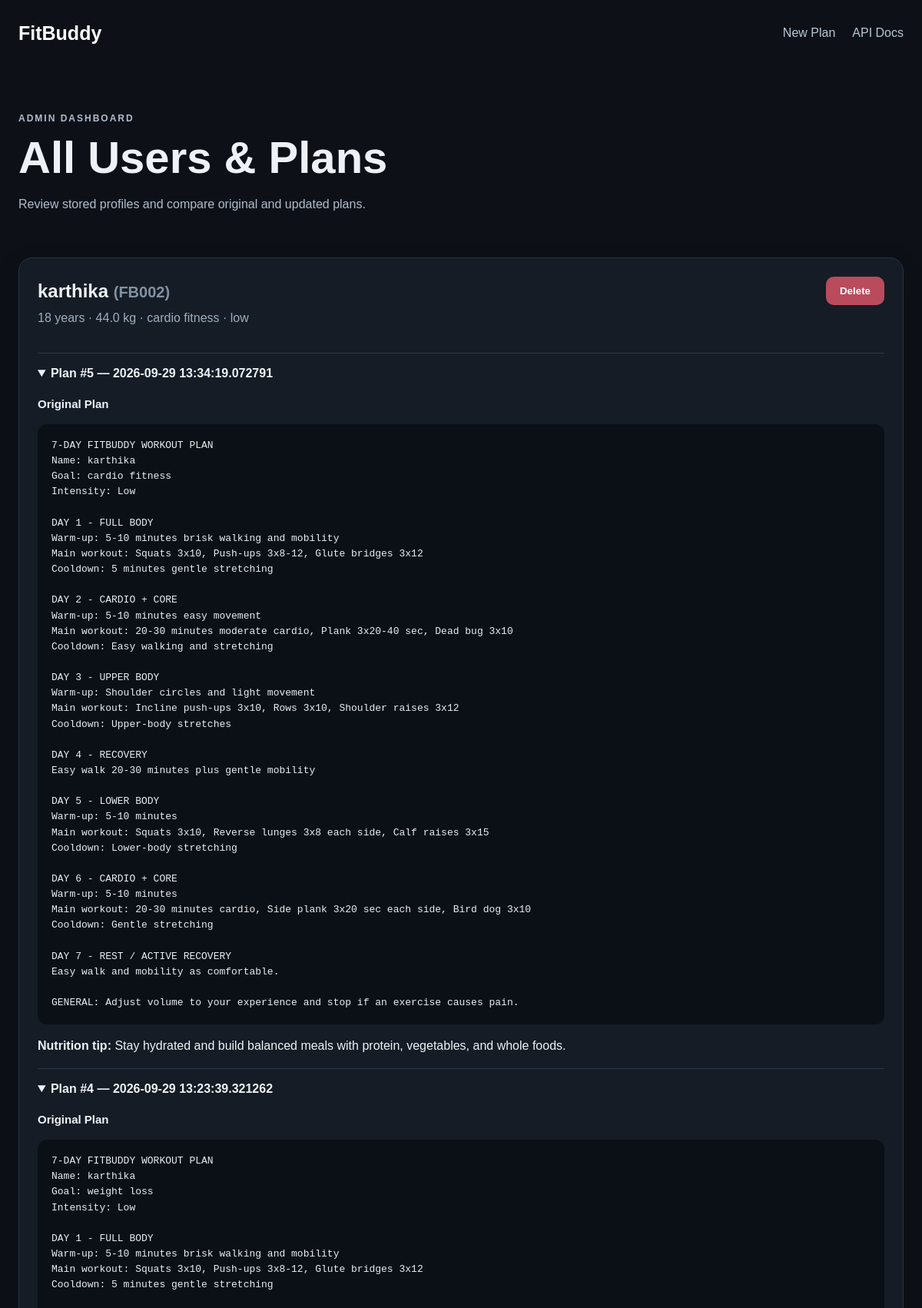
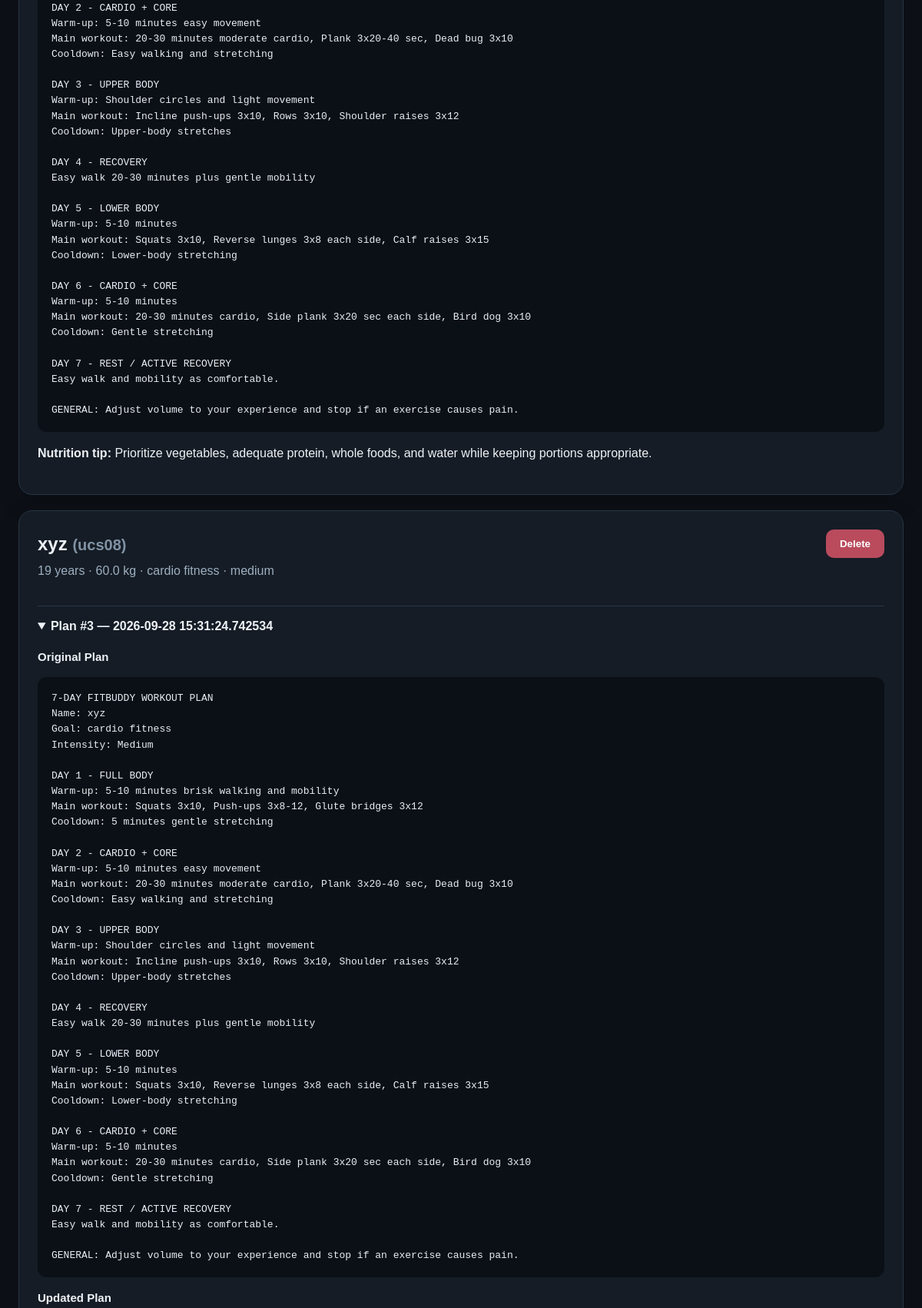
Screenshot of /view-all-users (upper part) with the database file from the repository (2 pictures, top to bottom).
### app/models.py (models this page shows)
class User(Base):
    __tablename__ = "users"
    id = Column(Integer, primary_key=True, index=True)
    user_id = Column(String(100), unique=True, nullable=False, index=True)
    name = Column(String(120), nullable=False)
    age = Column(Integer, nullable=False)
    weight = Column(Float, nullable=False)
    goal = Column(String(100), nullable=False)
    intensity = Column(String(30), nullable=False)
    created_at = Column(DateTime, default=datetime.utcnow)

class Plan(Base):
    __tablename__ = "plans"
    id = Column(Integer, primary_key=True, index=True)
    user_id = Column(String(100), nullable=False, index=True)
    original_plan = Column(Text, nullable=False)
    updated_plan = Column(Text, nullable=True)
    nutrition_tip = Column(Text, nullable=False)
    feedback = Column(Text, nullable=True)
    created_at = Column(DateTime, default=datetime.utcnow)
    updated_at = Column(DateTime, nullable=True)

### app/routes.py (the view)
@router.get(
    "/view-all-users",
    response_class=HTMLResponse
)
def view_all_users(
    request: Request,
    db: Session = Depends(get_db)
):
    users = (
        db.query(User)
        .order_by(User.id.desc())
        .all()
    )
    plans = {}
    for user in users:
        plans[user.user_id] = (
            db.query(Plan)
            .filter(
                Plan.user_id == user.user_id
            )
            .order_by(
                Plan.id.desc()
            )
            .all()
        )
    return templates.TemplateResponse(
        request=request,
        name="all_users.html",
        context={
            "users": users,
            "plans": plans
        }
    )

### app/templates/all_users.html (shortened to what this page needs)
<!DOCTYPE html>
<html lang="en">
<head>
  <link rel="stylesheet" href="/static/style.css">
</head>
<body>
<div class="container wide">
  <nav><a class="brand" href="/">FitBuddy</a><a href="/">New Plan</a><a href="/docs">API Docs</a></nav>
  <section class="hero small"><p class="eyebrow">ADMIN DASHBOARD</p><h1>All Users & Plans</h1><p>Review stored profiles and compare original and updated plans.</p></section>
  {% for user in users %}
  <article class="card admin-card">
    <div class="admin-head">
      <div>
        <h2>{{ user.name }} <small>({{ user.user_id }})</small></h2>
        <p>{{ user.age }} years · {{ user.weight }} kg · {{ user.goal }} · {{ user.intensity }}</p>
      </div>
      <form method="post" action="/delete-user/{{ user.user_id }}" onsubmit="return confirm('Delete this user and their plans?')">
        <button class="btn danger" type="submit">Delete</button>
      </form>
    </div>
    {% for plan in plans[user.user_id] %}
      <details open>
        <summary>Plan #{{ plan.id }} — {{ plan.created_at }}</summary>
        <h3>Original Plan</h3>
        <pre>{{ plan.original_plan }}</pre>
        {% if plan.updated_plan %}
          <h3>Updated Plan</h3>
        {% endif %}
        <p><b>Nutrition tip:</b> {{ plan.nutrition_tip }}</p>
      </details>
    {% endfor %}
  </article>
  {% endfor %}
</div>
</body>
</html>

### app/static/style.css (style rules this page uses)
* { box-sizing:border-box }
body { margin:0;font-family:Arial,Helvetica,sans-serif;background:#0d1117;color:#eef2f7;line-height:1.55 }
.container { max-width:980px;margin:auto;padding:24px }
.wide { max-width:1250px }
nav { display:flex;gap:22px;align-items:center;margin-bottom:45px;flex-wrap:wrap }
nav a { color:#b9c7d8;text-decoration:none }
nav .brand { font-size:25px;font-weight:800;color:#fff;margin-right:auto }
.hero { padding:25px 0 35px }
.hero.small { padding-bottom:20px }
.eyebrow { font-size:12px;letter-spacing:2px;font-weight:800;color:#76d5ff }
.hero h1 { font-size:clamp(32px,6vw,58px);line-height:1.05;margin:10px 0 18px;max-width:800px }
.hero p { color:#aebdce;max-width:760px }
.card { background:#151c25;border:1px solid #273444;border-radius:18px;padding:24px;margin:20px 0;box-shadow:0 10px 30px rgba(0,0,0,.18) }
.btn { display:inline-block;border:0;border-radius:10px;padding:11px 18px;font-weight:800;cursor:pointer;text-decoration:none }
.danger { background:#b94b5d;color:#fff }
h2 { margin-top:0 }
pre { white-space:pre-wrap;word-wrap:break-word;background:#0b1016;border-radius:12px;padding:18px;color:#e8eef5;overflow:auto }
.admin-head { display:flex;justify-content:space-between;gap:20px;align-items:flex-start }
.admin-head h2 { margin-bottom:5px }
.admin-head p { color:#9dafc0;margin-top:0 }
small { color:#8192a5 }
details { margin-top:16px;border-top:1px solid #293747;padding-top:14px }
summary { cursor:pointer;font-weight:800 }
.admin-card h3 { font-size:15px }

### rows the page displays
User: name "karthika", user_id "FB002", age "18", weight "44.0", goal "cardio fitness", intensity "low"
Plan: id "5", created_at "2026-09-29 13:34:19.072791", original_plan "7-DAY FITBUDDY WORKOUT PLAN Name: karthika Goal: cardio fitness Intensity: Low DAY 1 - FULL BODY Warm-up: 5-10 minutes brisk walking and mobility Main workout: Squats 3x10, Push-ups 3x8-12, Glute bridges 3x12 Cooldown: 5 minutes gentle stretching DAY 2 - CARDIO + CORE Warm-up: 5-10 minutes easy movement Main workout: 20-30 minutes moderate cardio, Plank 3x20-40 sec, Dead bug 3x10 Cooldown: Easy walking and stretching DAY 3 - UPPER BODY Warm-up: Shoulder circles and light movement Main workout: Incline push-ups 3x10, Rows 3x10, Shoulder raises 3x12 Cooldown: Upper-body stretches DAY 4 - RECOVERY Easy walk 20-30 minutes plus gentle mobility DAY 5 - LOWER BODY Warm-up: 5-10 minutes Main…", nutrition_tip "Stay hydrated and build balanced meals with protein, vegetables, and whole foods."
Plan: id "4", created_at "2026-09-29 13:23:39.321262", original_plan "7-DAY FITBUDDY WORKOUT PLAN Name: karthika Goal: weight loss Intensity: Low DAY 1 - FULL BODY Warm-up: 5-10 minutes brisk walking and mobility Main workout: Squats 3x10, Push-ups 3x8-12, Glute bridges 3x12 Cooldown: 5 minutes gentle stretching DAY 2 - CARDIO + CORE Warm-up: 5-10 minutes easy movement Main workout: 20-30 minutes moderate cardio, Plank 3x20-40 sec, Dead bug 3x10 Cooldown: Easy walking and stretching DAY 3 - UPPER BODY Warm-up: Shoulder circles and light movement Main workout: Incline push-ups 3x10, Rows 3x10, Shoulder raises 3x12 Cooldown: Upper-body stretches DAY 4 - RECOVERY Easy walk 20-30 minutes plus gentle mobility DAY 5 - LOWER BODY Warm-up: 5-10 minutes Main workout:…", nutrition_tip "Prioritize vegetables, adequate protein, whole foods, and water while keeping portions appropriate."
User: name "xyz", user_id "ucs08", age "19", weight "60.0", goal "cardio fitness", intensity "medium"
Plan: id "3", created_at "2026-09-28 15:31:24.742534", original_plan "7-DAY FITBUDDY WORKOUT PLAN Name: xyz Goal: cardio fitness Intensity: Medium DAY 1 - FULL BODY Warm-up: 5-10 minutes brisk walking and mobility Main workout: Squats 3x10, Push-ups 3x8-12, Glute bridges 3x12 Cooldown: 5 minutes gentle stretching DAY 2 - CARDIO + CORE Warm-up: 5-10 minutes easy movement Main workout: 20-30 minutes moderate cardio, Plank 3x20-40 sec, Dead bug 3x10 Cooldown: Easy walking and stretching DAY 3 - UPPER BODY Warm-up: Shoulder circles and light movement Main workout: Incline push-ups 3x10, Rows 3x10, Shoulder raises 3x12 Cooldown: Upper-body stretches DAY 4 - RECOVERY Easy walk 20-30 minutes plus gentle mobility DAY 5 - LOWER BODY Warm-up: 5-10 minutes Main workout:…"
